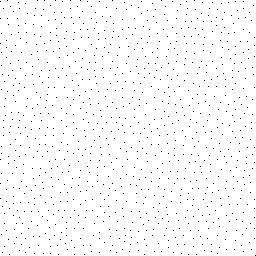
#> input picture noise_spectrum/Bridson.jpg, 256 x 256 px
$ python PowerSpectrum.py
#> lines starting #> are read from the running program, lines starting #| are printed output that depends on the picture; after the words box and inside, x2 and y2 are one past the last pixel; in counts of white or black regions, pixels touching at a corner belong together
from PIL import Image
from numpy.fft import fft2, fftshift
import matplotlib.pyplot as plt

import numpy as np

def calculate_psd(imgPath):
#> called with imgPath = 'Bridson.jpg'
	srcIm = Image.open(imgPath).convert('L')
	# 图像的功率谱
	fd_Im = fftshift(fft2(srcIm))
	#FFT后，原点不在中心，通过fftshift将原点(DC)放在中心
	psd = abs(fd_Im) ** 2
	return psd


path = 'Bridson.jpg'
psd = calculate_psd(path)
# 通过对数变换，便于观察
psd = 10 * np.log10(psd)
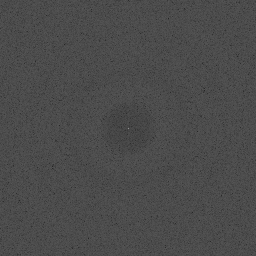
#> psd: shape (256, 256) float64; min 36.29, max 144.2, mean 75.4
psd[128,128] = 0 #去掉DC分量
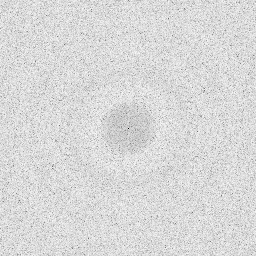
#> psd: shape (256, 256) float64; under 0.01% of pixels changed, all inside (x1, y1, x2, y2) = (128, 128, 129, 129); drawn with min black and max white

plt.imshow(psd,cmap=plt.cm.gray)
plt.savefig('Bridson_spectrum.jpg')
plt.show()


path = 'Random.jpg'
psd = calculate_psd(path)
#> call 2 of calculate_psd, with imgPath = 'Random.jpg'
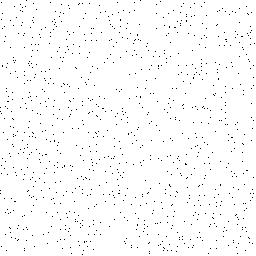
#> input picture noise_spectrum/Random.jpg, 256 x 256 px
# 通过对数变换，便于观察
psd = 10 * np.log10(psd)
psd[128,128] = 00 #去掉DC分量
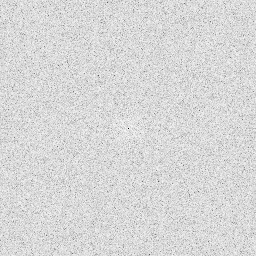
#> psd: shape (256, 256) float64; min 0, max 88.96, mean 75.5; drawn with min black and max white

plt.imshow(psd,cmap=plt.cm.gray)
plt.savefig('Random_spectrum.jpg')
plt.show()
